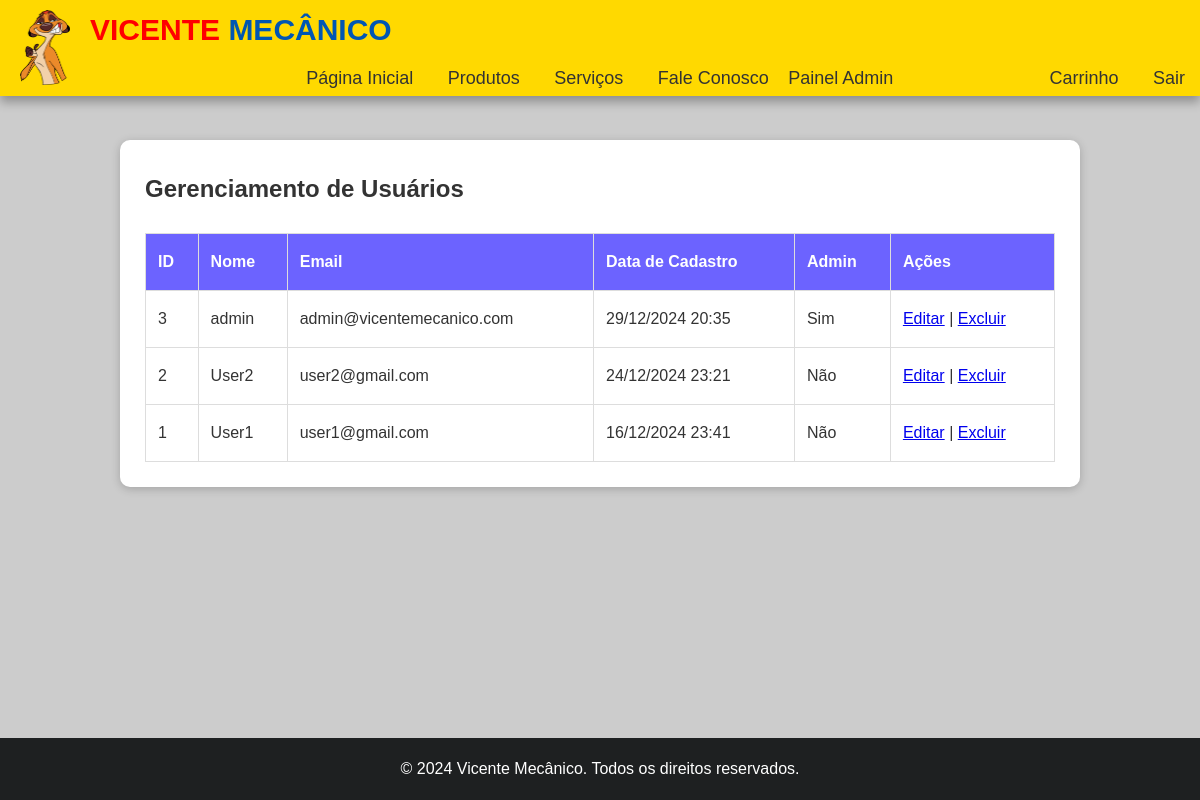
Page /index.php?pg=admin/usuarios (signed in) on the committed database.
### tables this page shows
CREATE TABLE `usuarios` (
  `id` int(11) NOT NULL,
  `nome` varchar(255) NOT NULL,
  `email` varchar(255) NOT NULL,
  `senha` varchar(255) NOT NULL,
  `data_cadastro` datetime DEFAULT current_timestamp(),
  `acesso_admin` tinyint(1) NOT NULL DEFAULT 0
);

### conteudos/admin/usuarios.php (the view, shortened to what this page needs)
<?php
include_once("config.inc.php");
$sql = "SELECT * FROM usuarios ORDER BY data_cadastro DESC";
$query = mysqli_query($conexao, $sql);
?>
<main class="container">
  <section id="admin">
    <h1>Gerenciamento de Usuários</h1>
    <table class="admin-table">
      <tr>
        <th>ID</th>
        <th>Nome</th>
        <th>Email</th>
        <th>Data de Cadastro</th>
        <th>Admin</th>
        <th>Ações</th>
      </tr>
      <?php while($usuario = mysqli_fetch_array($query)): ?>
      <tr>
        <td><?= $usuario['id'] ?></td>
        <td><?= htmlspecialchars($usuario['nome']) ?></td>
        <td><?= htmlspecialchars($usuario['email']) ?></td>
        <td><?= date('d/m/Y H:i', strtotime($usuario['data_cadastro'])) ?></td>
        <td><?= $usuario['acesso_admin'] ? 'Sim' : 'Não' ?></td>
        <td>
          <a href="?pg=admin/usuarios/editar&id=<?= $usuario['id'] ?>">Editar</a> |
          <a href="?pg=admin/usuarios/excluir&id=<?= $usuario['id'] ?>"
            onclick="return confirm('Tem certeza que deseja excluir este usuário?')">Excluir</a>
        </td>
      </tr>
      <?php endwhile; ?>
    </table>
  </section>

### styles/global.css (style rules this page uses)
* { margin: 0; padding: 0; box-sizing: border-box; }
body, html { font-family: Arial, sans-serif; color: #333; background-color: #cccccc; line-height: 2; height: 100%; }
main { padding-top: 10%; padding-bottom: 80px; position: relative; min-height: 100%; }
section { margin: 20px auto; width: 80%; padding: 25px; box-shadow: 0px 2px 10px rgba(0, 0, 0, 0.2); background-color: white; border-radius: 10px; margin-bottom: 80px; }

### styles/admin.css (style rules this page uses)
.admin-table { width: 100%; border-collapse: collapse; margin-top: 20px; }
.admin-table th, .admin-table td { padding: 12px; border: 1px solid #ddd; text-align: left; }
.admin-table th { background-color: #6c63ff; color: white; }

### rows in the picture
usuarios: id "3", nome "admin", email "admin@vicentemecanico.com", data_cadastro "29/12/2024 20:35", acesso_admin "Sim"
usuarios: id "2", nome "User2", email "user2@gmail.com", data_cadastro "24/12/2024 23:21", acesso_admin "Não"
usuarios: id "1", nome "User1", email "user1@gmail.com", data_cadastro "16/12/2024 23:41", acesso_admin "Não"
